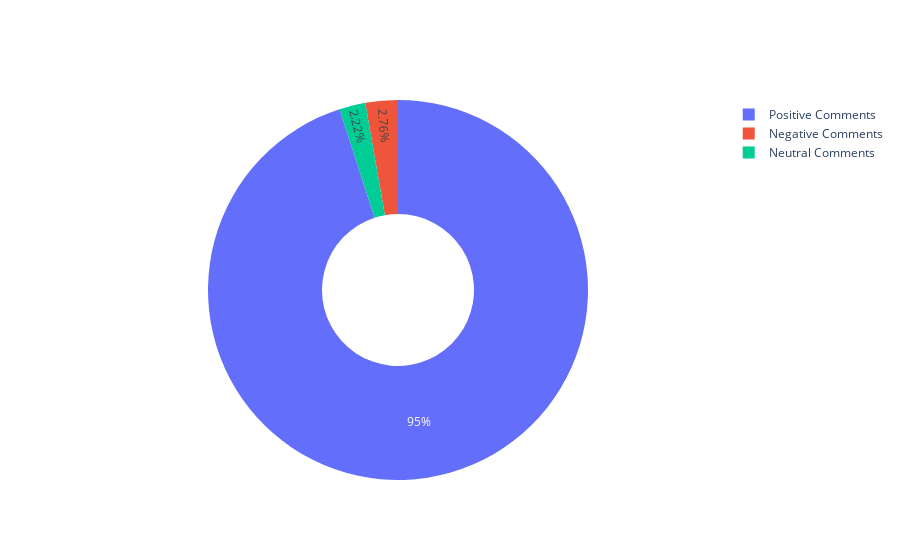

Notebook cell for this chart:
### Code cell
import plotly as ply
import plotly.graph_objs as go

Mno=df_reviews2[df_reviews2.sentiment=="Positive"]["score"].count()
Fno=df_reviews2[df_reviews2.sentiment=="Negative"]["score"].count()
Nno=df_reviews2[df_reviews2.sentiment=="Neutral"]["score"].count()
labels = ["Positive Comments","Negative Comments","Neutral Comments"]
values = [Mno,Fno,Nno]
fig = go.Figure(data=[go.Pie(labels=labels, values=values,hole=0.4)])
fig.show()

### Figure 1 — Plotly figure (JSON) as saved in the notebook; plotly's stock layout.template omitted (floating-point values rounded to 4 significant figures)
{"data": [{"hole": 0.4, "labels": ["Positive Comments", "Negative Comments", "Neutral Comments"], "type": "pie", "values": [117514, 3410, 2744]}], "layout": {}}
